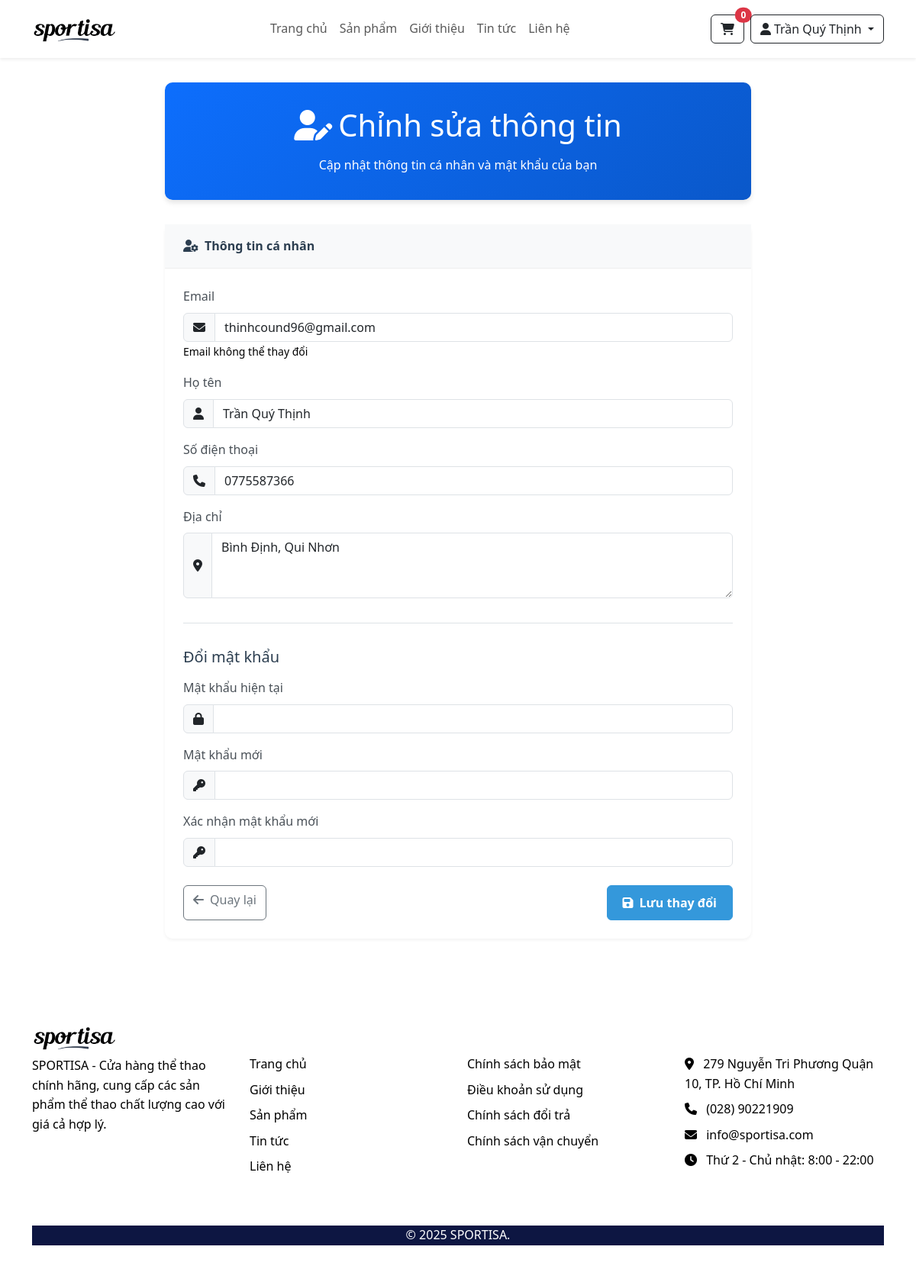
The app's page /edit_profile.php (signed in) with its own data.
### tables this page shows
CREATE TABLE `users` (
  `id` int(11) NOT NULL,
  `username` varchar(50) NOT NULL,
  `email` varchar(100) NOT NULL,
  `password` varchar(255) NOT NULL,
  `full_name` varchar(100) NOT NULL,
  `phone` varchar(20) DEFAULT NULL,
  `address` text DEFAULT NULL,
  `role` enum('admin','user') DEFAULT 'user',
  `status` enum('active','inactive') DEFAULT 'active',
  `created_at` timestamp NOT NULL DEFAULT current_timestamp(),
  `updated_at` timestamp NOT NULL DEFAULT current_timestamp() ON UPDATE current_timestamp()
);

### edit_profile.php (the view, shortened to what this page needs)
<?php
include 'config/database.php';
$query = "SELECT * FROM users WHERE id = ?";
$stmt = $conn->prepare($query);
$stmt->execute([$_SESSION['user_id']]);
$user = $stmt->fetch(PDO::FETCH_ASSOC);
?>
<!DOCTYPE html>
<html lang="vi">
<head>
    <link href="https://cdn.jsdelivr.net/npm/bootstrap@5.3.0/dist/css/bootstrap.min.css" rel="stylesheet">
    <link href="https://cdnjs.cloudflare.com/ajax/libs/font-awesome/6.0.0/css/all.min.css" rel="stylesheet">
</head>
<body>
    <?php include 'header.php'; ?>
    <div class="edit-profile-container">
        <div class="edit-profile-header text-center">
            <h1 class="mb-3"><i class="fas fa-user-edit me-2"></i>Chỉnh sửa thông tin</h1>
            <p class="mb-0">Cập nhật thông tin cá nhân và mật khẩu của bạn</p>
        </div>
        <div class="edit-profile-card">
            <div class="card-header">
                <i class="fas fa-user-cog me-2"></i>Thông tin cá nhân
            </div>
            <div class="card-body">
                <form method="POST" action="">
                    <div class="mb-3">
                        <label for="email" class="form-label">Email</label>
                        <div class="input-group">
                            <span class="input-group-text"><i class="fas fa-envelope"></i></span>
                            <input type="email" class="form-control" id="email" value="<?php echo htmlspecialchars($user['email']); ?>" readonly>
                        </div>
                        <small class="text-muted">Email không thể thay đổi</small>
                    </div>
                    <div class="mb-3">
                        <label for="username" class="form-label">Họ tên</label>
                        <div class="input-group">
                            <span class="input-group-text"><i class="fas fa-user"></i></span>
                            <input type="text" class="form-control" id="username" name="username" value="<?php echo htmlspecialchars($user['username']); ?>" required>
                        </div>
                    </div>
                    <div class="mb-3">
                        <label for="phone" class="form-label">Số điện thoại</label>
                        <div class="input-group">
                            <span class="input-group-text"><i class="fas fa-phone"></i></span>
                            <input type="tel" class="form-control" id="phone" name="phone" value="<?php echo htmlspecialchars($user['phone'] ?? ''); ?>">
                        </div>
                    </div>
                    <div class="mb-3">
                        <label for="address" class="form-label">Địa chỉ</label>
                        <div class="input-group">
                            <span class="input-group-text"><i class="fas fa-map-marker-alt"></i></span>
                            <textarea class="form-control" id="address" name="address" rows="3"><?php echo htmlspecialchars($user['address'] ?? ''); ?></textarea>
                        </div>
                    </div>
                    <div class="password-section">
                        <h5 class="mb-3">Đổi mật khẩu</h5>
                        <div class="mb-3">
                            <label for="current_password" class="form-label">Mật khẩu hiện tại</label>
                            <div class="input-group">
                                <span class="input-group-text"><i class="fas fa-lock"></i></span>
                                <input type="password" class="form-control" id="current_password" name="current_password">
                            </div>
                        </div>
                        <div class="mb-3">
                            <label for="new_password" class="form-label">Mật khẩu mới</label>
                            <div class="input-group">
                                <span class="input-group-text"><i class="fas fa-key"></i></span>
                                <input type="password" class="form-control" id="new_password" name="new_password">
                            </div>
                        </div>
                        <div class="mb-3">
                            <label for="confirm_password" class="form-label">Xác nhận mật khẩu mới</label>
                            <div class="input-group">
                                <span class="input-group-text"><i class="fas fa-key"></i></span>
                                <input type="password" class="form-control" id="confirm_password" name="confirm_password">
                            </div>
                        </div>
                    </div>
                    <div class="d-flex justify-content-between mt-4">
                        <a href="profile.php" class="btn btn-outline-secondary">
                            <i class="fas fa-arrow-left me-2"></i>Quay lại
                        </a>
                        <button type="submit" class="btn btn-primary">
                            <i class="fas fa-save me-2"></i>Lưu thay đổi
                        </button>
                    </div>
                </form>
            </div>
        </div>
    </div>
    <?php include 'footer.php'; ?>
</body>
</html>

### css/style.css (style rules this page uses)
:root { --primary-color: #2c3e50; --secondary-color: #3498db; --accent-color: #e74c3c; --light-color: #ecf0f1; --dark-color: #2c3e50; }
body { font-family: "Segoe UI", Tahoma, Geneva, Verdana, sans-serif; line-height: 1.6; color: var(--dark-color); }
.btn-primary { background-color: var(--secondary-color); border-color: var(--secondary-color); padding: 10px 20px; font-weight: bold; transition: all 0.3s; }

### edit_profile.php (style rules this page uses)
.edit-profile-container { max-width: 800px; margin: 0 auto; padding: 2rem 1rem; }
.edit-profile-header { background: linear-gradient(135deg, #0d6efd 0%, #0a58ca 100%); color: white; padding: 2rem; border-radius: 10px; margin-bottom: 2rem; box-shadow: 0 4px 6px rgba(0, 0, 0, 0.1); }
.edit-profile-card { background: white; border-radius: 10px; box-shadow: 0 2px 4px rgba(0, 0, 0, 0.05); margin-bottom: 1.5rem; border: none; }
.edit-profile-card .card-header { background-color: #f8f9fa; border-bottom: 1px solid #eee; padding: 1rem 1.5rem; font-weight: 600; }
.edit-profile-card .card-body { padding: 1.5rem; }
.form-label { font-weight: 500; color: #495057; }
.input-group-text { background-color: #f8f9fa; border-right: none; }
.form-control { border-left: none; }
.password-section { border-top: 1px solid #dee2e6; margin-top: 2rem; padding-top: 2rem; }

### footer.php (style rules this page uses)
.text-muted { color:rgb(0, 0, 0) !important; }

### records on screen
users: email "thinhcound96@gmail.com", username "Trần Quý Thịnh", phone "0775587366", address "Bình Định, Qui Nhơn"

### other values on screen
$_SESSION['username'] "Trần Quý Thịnh"
